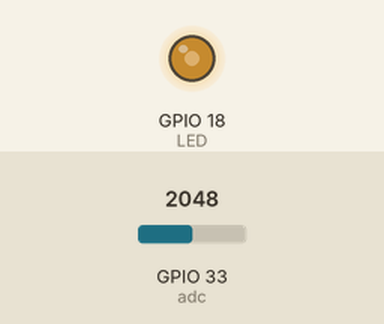
The program below on a simulated ESP32 board running MicroPython. Parts: output pins drawn as LEDs (lit = HIGH). Inputs (shaded band) come from the test bench; at power-on: GPIO 33 (adc) = 2048 (analog values on the 0–4095 scale). What the program prints to the serial console is not drawn.

Above: at 1.2 s.
1.3 s: GPIO 33 (adc) set to 2866
At 2.1 s:
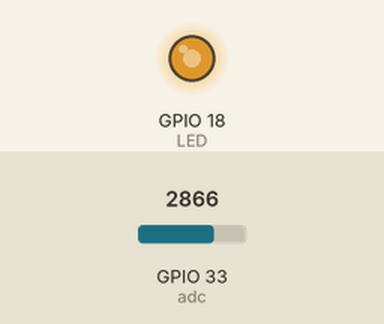
2.8 s: GPIO 33 (adc) set to 3603
At 3.3 s:
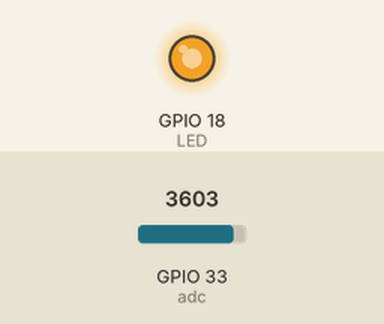
4.3 s: GPIO 33 (adc) set to 491
At 5.5 s:
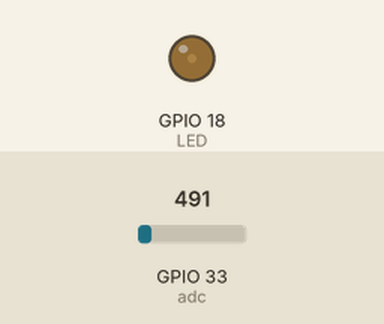
5.8 s: GPIO 33 (adc) set to 0
At 6.7 s:
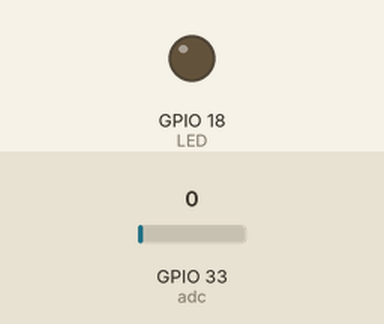
Timing chart, 0 to 8.3 s (numbered marks = the images above; inputs shaded):
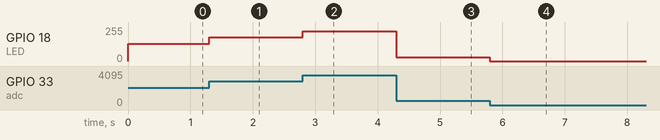

The program:

potentiometer.py
```python
from machine import Pin
import machine
adc = machine.ADC(Pin(33))
# using ADC (analog digital converter)
LED = machine.PWM(machine.Pin(18), freq=1000)


# led's intensity is controlled by the Pin18's value

while True:
	# dividing by 4 since .read() is from 0 to 4095
	# but .intensity() is from 0 to 1024
	# ensuring pot_value is an integer
	pot_value = int(adc.read()/4)
	LED.duty(pot_value)
	print(adc.read())
```

Measured:
- after the input at 1.3 s, GPIO 18 (LED): 128/255 → 178/255 at once
- after the input at 2.8 s, GPIO 18 (LED): 178/255 → 224/255 at once
- after the input at 4.3 s, GPIO 18 (LED): 224/255 → 30/255 at once
- after the input at 5.8 s, GPIO 18 (LED): 30/255 → 0/255 at once
